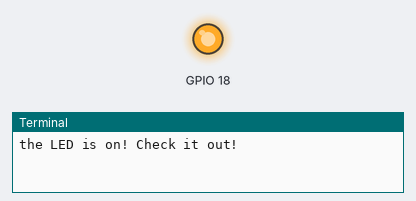
A program run on a simulated Raspberry Pi (BCM pin numbers). Shown: output pins drawn as LEDs (lit = HIGH), the last lines printed to the terminal. At 5.0 s the program stops and its outputs stay as they are.

Above: at 0.1 s.
At 5.1 s:
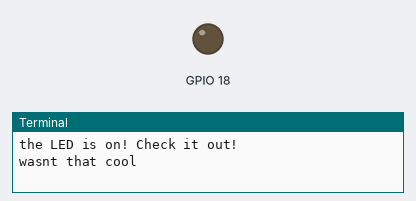
Timing chart, 0 to 6.5 s (numbered marks = the images above):
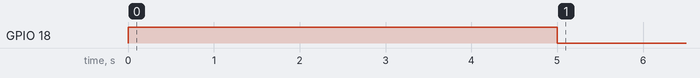

The program:

fun_with_LEDs.py
```python
import RPi.GPIO as GPIO
import time
GPIO.setmode(GPIO.BCM)
GPIO.setwarnings(False)
GPIO.setup(18,GPIO.OUT)
print("the LED is on! Check it out!")
GPIO.output(18,GPIO.HIGH)
time.sleep(5)
print ("wasnt that cool")
GPIO.output(18, GPIO.LOW)
```

Measured:
- by itself, GPIO 18: LOW → HIGH at 0.00 s, → LOW 5.0 s later
